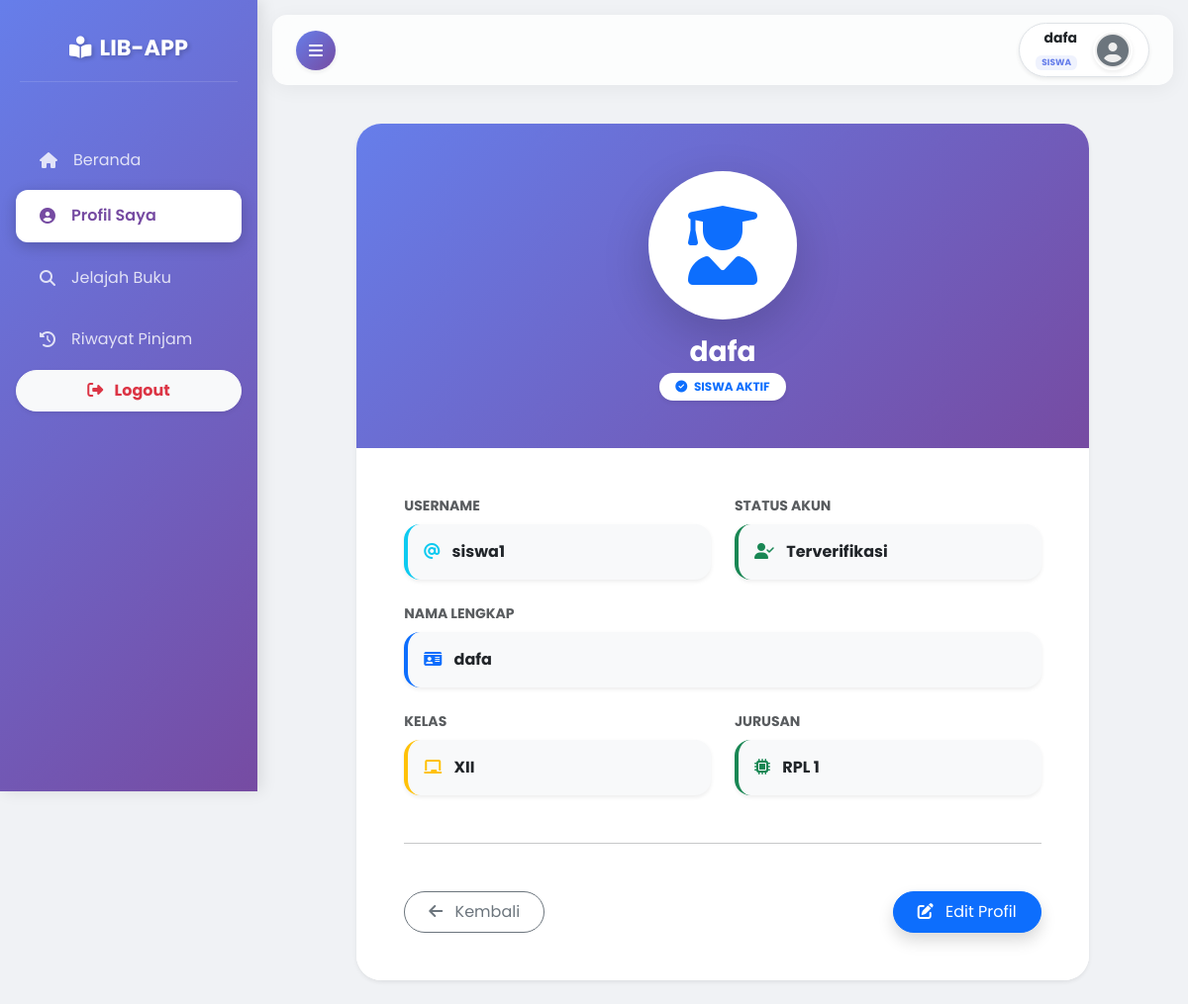
/views/siswa/profil.php (signed in), run on the app's committed database.
### tables this page shows
CREATE TABLE `users` (
  `id` int NOT NULL,
  `username` varchar(50) NOT NULL,
  `password` varchar(255) NOT NULL,
  `nama_lengkap` varchar(100) DEFAULT NULL,
  `kelas` varchar(20) DEFAULT NULL,
  `jurusan` varchar(50) DEFAULT NULL,
  `role` enum('admin','siswa') DEFAULT 'siswa',
  `foto` varchar(255) DEFAULT 'default.png'
);

### views/siswa/profil.php (the view, shortened to what this page needs)
<?php
require_once '../../config/database.php';
$user_id = $_SESSION['user_id'] ?? null;
$query = mysqli_query($conn, "SELECT * FROM users WHERE id = '$user_id'");
$user = mysqli_fetch_assoc($query);
$foto_profil = (!empty($user['foto'])) ? $user['foto'] : 'default.png';
include '../layout/header.php';
?>
<div class="row justify-content-center animate__animated animate__fadeIn">
    <div class="col-md-11 col-lg-10">
        <div class="card border-0 shadow-sm overflow-hidden" style="border-radius: 25px;">
            <div class="p-5 text-white text-center" style="background: var(--bg-gradient);">
                <div class="mb-3">
                    <div class="rounded-circle bg-white d-inline-flex align-items-center justify-content-center shadow-lg overflow-hidden" style="width: 150px; height: 150px; border: 5px solid rgba(255,255,255,0.3);">
                        <?php if($foto_profil == 'default.png') : ?>
                            <i class="fas fa-user-graduate fa-5x text-primary"></i>
                        <?php else : ?>
                            <img src="../../public/img/profile/<?= $foto_profil; ?>" style="width: 100%; height: 100%; object-fit: cover;">
                        <?php endif; ?>
                    </div>
                </div>
                <h3 class="fw-bold mb-1"><?= htmlspecialchars($user['nama_lengkap']); ?></h3>
                <span class="badge bg-white text-primary rounded-pill px-3 py-2 shadow-sm fw-bold">
                    <i class="fas fa-check-circle me-1"></i> SISWA AKTIF
                </span>
            </div>
            <div class="card-body p-4 p-md-5 bg-white">
                <div class="row g-4">
                    <div class="col-md-6">
                        <label class="small text-muted fw-bold mb-2 d-block text-uppercase">Username</label>
                        <div class="p-3 rounded-4 bg-light border-start border-info border-4 shadow-sm">
                            <i class="fas fa-at me-2 text-info"></i>
                            <span class="text-dark fw-bold"><?= htmlspecialchars($user['username']); ?></span>
                        </div>
                    </div>
                    <div class="col-md-6">
                        <label class="small text-muted fw-bold mb-2 d-block text-uppercase">Status Akun</label>
                        <div class="p-3 rounded-4 bg-light border-start border-success border-4 shadow-sm">
                            <i class="fas fa-user-check me-2 text-success"></i>
                            <span class="text-dark fw-bold">Terverifikasi</span>
                        </div>
                    </div>
                    <div class="col-md-12">
                        <label class="small text-muted fw-bold mb-2 d-block text-uppercase">Nama Lengkap</label>
                        <div class="p-3 rounded-4 bg-light border-start border-primary border-4 shadow-sm">
                            <i class="fas fa-id-card me-2 text-primary"></i>
                            <span class="text-dark fw-bold"><?= htmlspecialchars($user['nama_lengkap']); ?></span>
                        </div>
                    </div>
                    <div class="col-md-6">
                        <label class="small text-muted fw-bold mb-2 d-block text-uppercase">Kelas</label>
                        <div class="p-3 rounded-4 bg-light border-start border-warning border-4 shadow-sm">
                            <i class="fas fa-chalkboard me-2 text-warning"></i>
                            <span class="text-dark fw-bold"><?= htmlspecialchars($user['kelas'] ?? 'Belum Diisi'); ?></span>
                        </div>
                    </div>
                    <div class="col-md-6">
                        <label class="small text-muted fw-bold mb-2 d-block text-uppercase">Jurusan</label>
                        <div class="p-3 rounded-4 bg-light border-start border-success border-4 shadow-sm">
                            <i class="fas fa-microchip me-2 text-success"></i>
                            <span class="text-dark fw-bold"><?= htmlspecialchars($user['jurusan'] ?? 'Belum Diisi'); ?></span>
                        </div>
                    </div>
                </div>
                <hr class="my-5 opacity-25">
                <div class="d-flex justify-content-between align-items-center">
                    <a href="dashboard.php" class="btn btn-outline-secondary rounded-pill px-4 py-2">
                        <i class="fas fa-arrow-left me-2"></i> Kembali
                    </a>
                    <button class="btn btn-primary rounded-pill px-4 py-2 shadow" data-bs-toggle="modal" data-bs-target="#modalEditProfil">
                        <i class="fas fa-edit me-2"></i> Edit Profil
                    </button>
                </div>
            </div>
        </div>
    </div>
</div>
<?php include '../layout/footer.php'; ?>

### assets/css/style.css (style rules this page uses)
body { font-family: 'Poppins', sans-serif; background-color: #f8f9fa; color: #333; }

### views/layout/header.php (style rules this page uses)
:root { --bg-gradient: linear-gradient(135deg, #667eea 0%, #764ba2 100%); --sidebar-width: 260px; --glass-bg: rgba(255, 255, 255, 0.15); --transition-speed: 0.4s; }
body { font-family: 'Poppins', sans-serif; background-color: #f0f2f5; overflow-x: hidden; }

### data on the page
users: nama_lengkap "dafa", username "siswa1", kelas "XII", jurusan "RPL 1"

### other printed values
$_SESSION['nama_lengkap'] "dafa"
$_SESSION['role'] "SISWA"
